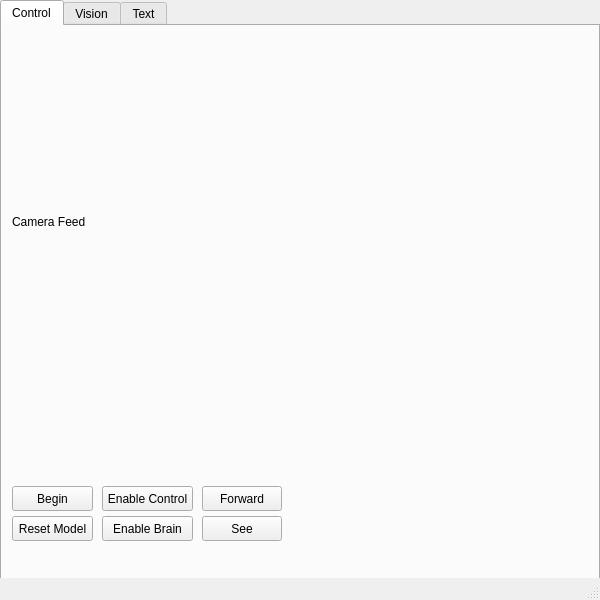
<?xml version="1.0" encoding="UTF-8"?>
<ui version="4.0">
 <class>RobotUI</class>
 <widget class="QMainWindow" name="RobotUI">
  <property name="geometry">
   <rect>
    <x>0</x>
    <y>0</y>
    <width>600</width>
    <height>600</height>
   </rect>
  </property>
  <property name="windowTitle">
   <string>MainWindow</string>
  </property>
  <widget class="QWidget" name="centralwidget">
   <widget class="QTabWidget" name="tabWidget">
    <property name="geometry">
     <rect>
      <x>0</x>
      <y>0</y>
      <width>600</width>
      <height>600</height>
     </rect>
    </property>
    <property name="currentIndex">
     <number>0</number>
    </property>
    <widget class="QWidget" name="control">
     <property name="cursor">
      <cursorShape>ArrowCursor</cursorShape>
     </property>
     <property name="contextMenuPolicy">
      <enum>Qt::DefaultContextMenu</enum>
     </property>
     <attribute name="title">
      <string>Control</string>
     </attribute>
     <widget class="QPushButton" name="begin_button">
      <property name="geometry">
       <rect>
        <x>10</x>
        <y>460</y>
        <width>81</width>
        <height>25</height>
       </rect>
      </property>
      <property name="text">
       <string>Begin</string>
      </property>
     </widget>
     <widget class="QPushButton" name="control_state">
      <property name="geometry">
       <rect>
        <x>100</x>
        <y>460</y>
        <width>91</width>
        <height>25</height>
       </rect>
      </property>
      <property name="text">
       <string>Enable Control</string>
      </property>
     </widget>
     <widget class="QPushButton" name="reset_model">
      <property name="geometry">
       <rect>
        <x>10</x>
        <y>490</y>
        <width>81</width>
        <height>25</height>
       </rect>
      </property>
      <property name="text">
       <string>Reset Model</string>
      </property>
     </widget>
     <widget class="QLabel" name="camera_feed">
      <property name="geometry">
       <rect>
        <x>10</x>
        <y>10</y>
        <width>561</width>
        <height>371</height>
       </rect>
      </property>
      <property name="text">
       <string>Camera Feed</string>
      </property>
     </widget>
     <widget class="QPushButton" name="go_forward_button">
      <property name="geometry">
       <rect>
        <x>200</x>
        <y>460</y>
        <width>80</width>
        <height>25</height>
       </rect>
      </property>
      <property name="text">
       <string>Forward</string>
      </property>
     </widget>
     <widget class="QPushButton" name="brain_state">
      <property name="geometry">
       <rect>
        <x>100</x>
        <y>490</y>
        <width>91</width>
        <height>25</height>
       </rect>
      </property>
      <property name="text">
       <string>Enable Brain</string>
      </property>
     </widget>
     <widget class="QPushButton" name="vision_button">
      <property name="geometry">
       <rect>
        <x>200</x>
        <y>490</y>
        <width>80</width>
        <height>25</height>
       </rect>
      </property>
      <property name="text">
       <string>See</string>
      </property>
     </widget>
    </widget>
    <widget class="QWidget" name="vision">
     <attribute name="title">
      <string>Vision</string>
     </attribute>
     <widget class="QLabel" name="vision_label">
      <property name="geometry">
       <rect>
        <x>0</x>
        <y>10</y>
        <width>571</width>
        <height>211</height>
       </rect>
      </property>
      <property name="text">
       <string>Vision Image</string>
      </property>
     </widget>
     <widget class="QLabel" name="sign_label">
      <property name="geometry">
       <rect>
        <x>0</x>
        <y>290</y>
        <width>571</width>
        <height>241</height>
       </rect>
      </property>
      <property name="text">
       <string>Sign Image</string>
      </property>
     </widget>
     <widget class="QLabel" name="homography_status_text">
      <property name="geometry">
       <rect>
        <x>0</x>
        <y>250</y>
        <width>311</width>
        <height>31</height>
       </rect>
      </property>
      <property name="text">
       <string>Homography Status Text</string>
      </property>
     </widget>
     <widget class="QLabel" name="update_label">
      <property name="geometry">
       <rect>
        <x>330</x>
        <y>260</y>
        <width>221</width>
        <height>17</height>
       </rect>
      </property>
      <property name="text">
       <string>Update Label</string>
      </property>
     </widget>
    </widget>
    <widget class="QWidget" name="tab">
     <attribute name="title">
      <string>Text</string>
     </attribute>
     <widget class="QLabel" name="threshold_image">
      <property name="geometry">
       <rect>
        <x>10</x>
        <y>10</y>
        <width>461</width>
        <height>211</height>
       </rect>
      </property>
      <property name="text">
       <string>TextLabel</string>
      </property>
     </widget>
     <widget class="QLabel" name="contours_image">
      <property name="geometry">
       <rect>
        <x>10</x>
        <y>240</y>
        <width>561</width>
        <height>281</height>
       </rect>
      </property>
      <property name="text">
       <string>TextLabel</string>
      </property>
     </widget>
    </widget>
   </widget>
  </widget>
  <widget class="QMenuBar" name="menubar">
   <property name="geometry">
    <rect>
     <x>0</x>
     <y>0</y>
     <width>600</width>
     <height>22</height>
    </rect>
   </property>
  </widget>
  <widget class="QStatusBar" name="statusbar"/>
 </widget>
 <resources/>
 <connections/>
</ui>
